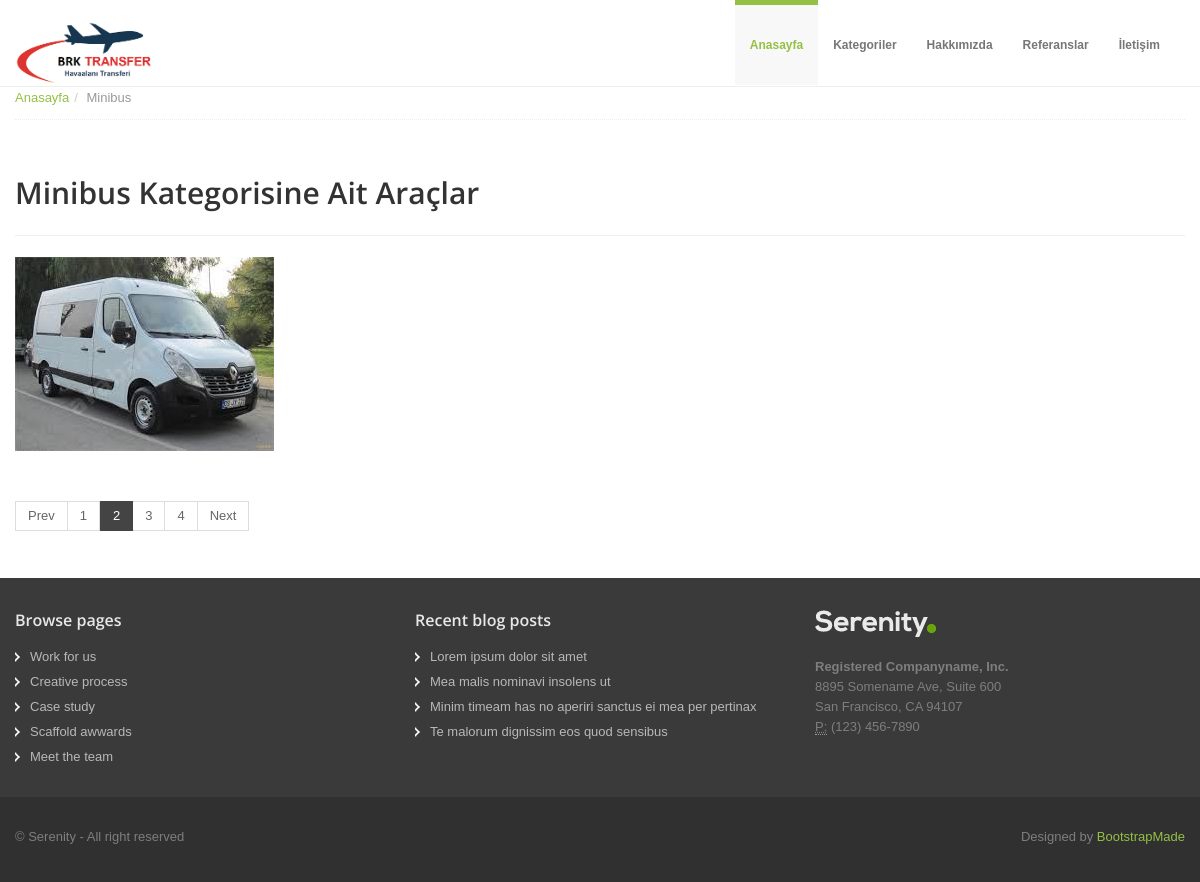
Before: /category/11/Minibus/ with the older database file.
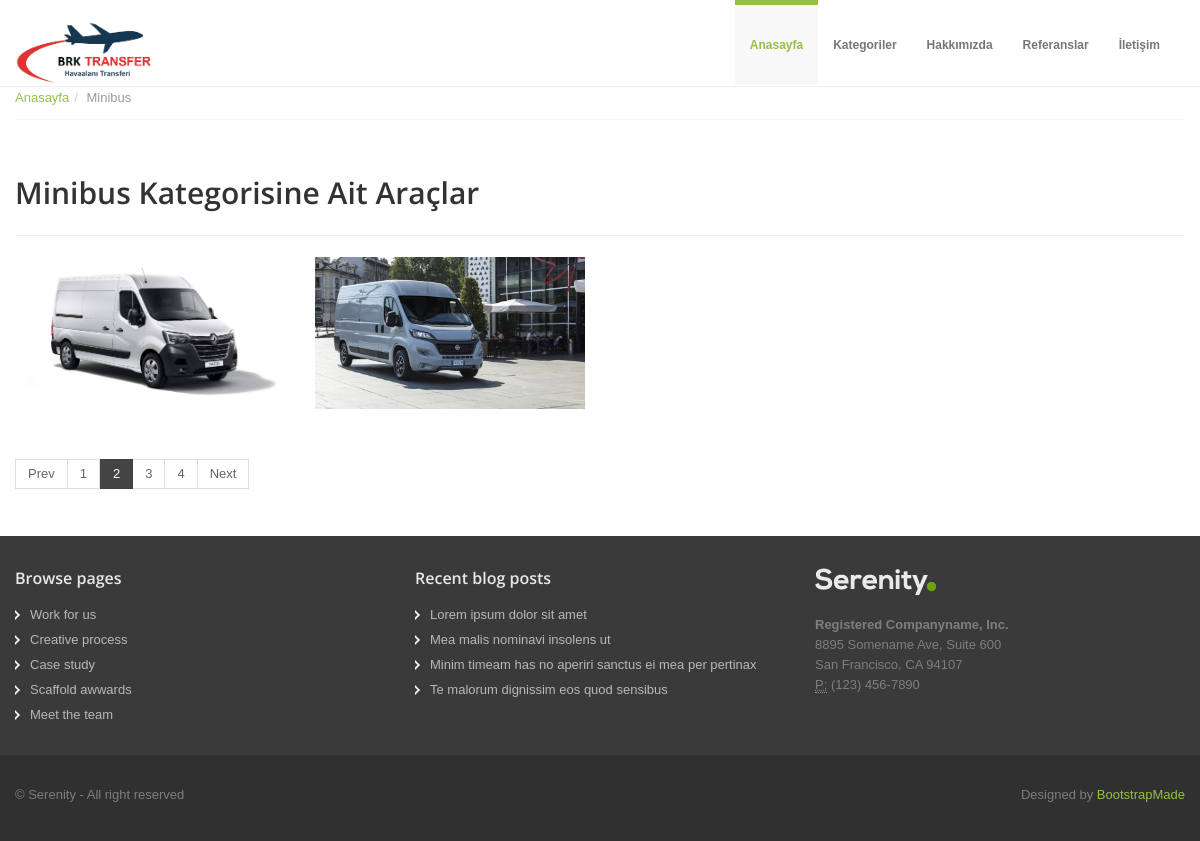
After: the same page with the newer database file.
### car/models.py (models this page shows, shortened)
class Car(models.Model):
    STATUS = (
        ('True', 'Evet'),
        ('False', 'Hayır'),
    )
    category = models.ForeignKey(Category, on_delete=models.CASCADE)
    title = models.CharField(blank=True, max_length=150)
    keywords = models.CharField(blank=True, max_length=255)
    description = models.CharField(blank=True, max_length=255)
    marka = models.CharField(blank=True, max_length=255)
    model = models.CharField(blank=True, max_length=255)
    kisi_sayisi = models.IntegerField()
    image = models.ImageField(blank=True, upload_to='images/')
    price = models.FloatField()
    detail = RichTextUploadingField()
    slug = models.SlugField(blank=True, max_length=150)
    status = models.CharField(max_length=10, choices=STATUS)
    create_at = models.DateTimeField(auto_now_add=True)
    update_at = models.DateTimeField(auto_now = True)
    def image_tag(self):
        return mark_safe('<img src="{}" height="50"/>'.format(self.image.url))
    image_tag.short_description = 'Image'

### home/views.py (the view)
# urls.py: path('category/<int:id>/<slug:slug>/', views.category_cars, name='category_cars'),
def category_cars(request, id, slug):
    category = Category.objects.all()
    categorydata = Category.objects.get(pk=id)
    cars = Car.objects.filter(category_id=id)
    context = {'cars': cars,
               'category': category,
               'categorydata': categorydata,
               }
    return render(request, 'cars.html', context)

### home/templates/cars.html (shortened to what this page needs)
{% extends "homebase.html" %}
{% block body %}
<section id="breadcrumb">
    <div class="container">
        <div class="row">
            <div class="span12">
                <ul class="breadcrumb notop">
                    <li><a href="/">Anasayfa</a><span class="divider">/</span></li>
                    <li class="active">{{ categorydata.title }}</li>
                </ul>
            </div>
        </div>
    </div>
</section>
<section id="maincontent">
    <div class="container">
        <h1>{{ categorydata.title}} Kategorisine Ait Araçlar</h1>
        <hr>
        <div class="row">
            <ul class="portfolio-area da-thumbs">
                {% for rs in cars %}
                <li class="portfolio-item2" data-id="id-0" data-type="web">
                    <div class="span3">
                        <div class="thumbnail">
                            <div class="image-wrapp">
                                <img src="{{ rs.image.url }}" alt="Portfolio name" title=""/>
                            </div>
                        </div>
                    </div>
                </li>
                {% endfor %}
            </ul>
        </div>
        <div class="row">
            <div class="span12">
                <div class="pagination">
                    <ul>
                        <li><a href="#">Prev</a></li>
                        <li><a href="#">1</a></li>
                        <li class="active"><a href="#">2</a></li>
                        <li><a href="#">3</a></li>
                        <li><a href="#">4</a></li>
                        <li><a href="#">Next</a></li>
                    </ul>
                </div>
            </div>
        </div>
    </div>
</section>
{% endblock %}

Changed rows visible on the page:
changed Car (number 1 of 2 on the later page): image: a different picture
added Car: image (picture)
